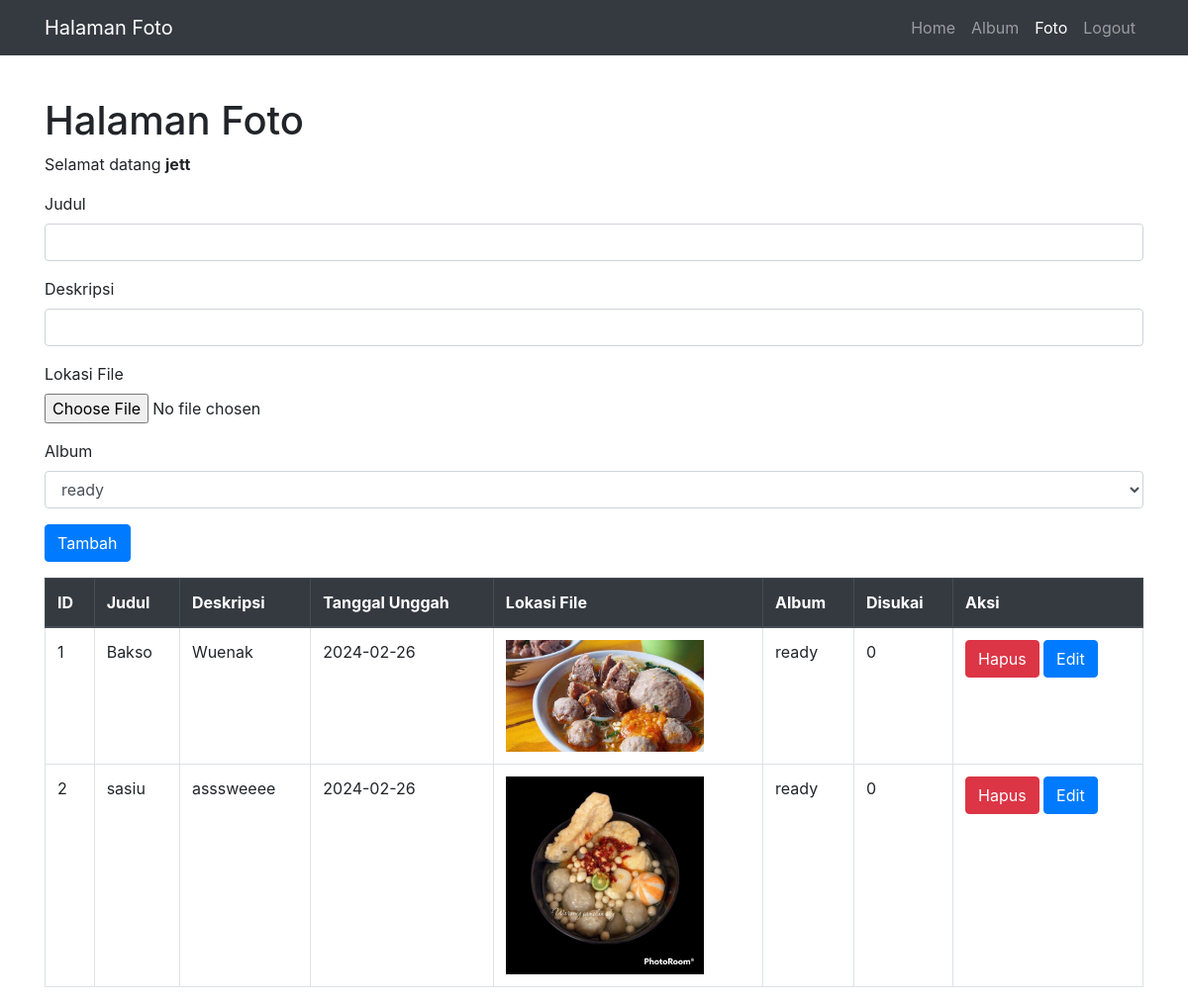
/gallery-master/foto.php (signed in), run on the app's committed database.
### tables this page shows
CREATE TABLE `foto` (
  `fotoid` int(11) NOT NULL,
  `judulfoto` varchar(255) NOT NULL,
  `deskripsifoto` text NOT NULL,
  `tanggalunggah` date NOT NULL,
  `lokasifile` varchar(255) NOT NULL,
  `albumid` int(11) NOT NULL,
  `userid` int(11) NOT NULL
);

CREATE TABLE `album` (
  `albumid` int(11) NOT NULL,
  `namaalbum` varchar(255) NOT NULL,
  `deskripsi` text NOT NULL,
  `tanggaldibuat` date NOT NULL,
  `userid` int(11) NOT NULL
);

### gallery-master/foto.php (the view, shortened to what this page needs)
<!DOCTYPE html>
<html lang="en">
<head>
    <link href="https://stackpath.bootstrapcdn.com/bootstrap/4.5.2/css/bootstrap.min.css" rel="stylesheet">
</head>
<body>
    <nav class="navbar navbar-expand-lg navbar-dark bg-dark fixed-top">
        <div class="container">
            <a class="navbar-brand" href="#">Halaman Foto</a>
            <div class="collapse navbar-collapse" id="navbarNav">
                <ul class="navbar-nav ml-auto">
                    <li class="nav-item">
                        <a class="nav-link" href="index.php">Home</a>
                    </li>
                    <li class="nav-item">
                        <a class="nav-link" href="album.php">Album</a>
                    </li>
                    <li class="nav-item active">
                        <a class="nav-link" href="foto.php">Foto</a>
                    </li>
                    <li class="nav-item">
                        <a class="nav-link" href="logout.php">Logout</a>
                    </li>
                </ul>
            </div>
        </div>
    </nav>
    <div class="container mt-5">
        <h1>Halaman Foto</h1>
        <p>Selamat datang <b><?=$_SESSION['namalengkap']?></b></p>
        <form action="tambah_foto.php" method="post" enctype="multipart/form-data" class="mb-3">
            <div class="form-group">
                <label for="judulfoto">Judul</label>
                <input type="text" class="form-control" id="judulfoto" name="judulfoto">
            </div>
            <div class="form-group">
                <label for="deskripsifoto">Deskripsi</label>
                <input type="text" class="form-control" id="deskripsifoto" name="deskripsifoto">
            </div>
            <div class="form-group">
                <label for="lokasifile">Lokasi File</label>
                <input type="file" class="form-control-file" id="lokasifile" name="lokasifile">
            </div>
            <div class="form-group">
                <label for="albumid">Album</label>
                <select class="form-control" id="albumid" name="albumid">
                    <?php
                        include "koneksi.php";
                        $userid = $_SESSION['userid'];
                        $sql = mysqli_query($conn, "select * from album where userid='$userid'");
                        while ($data = mysqli_fetch_array($sql)) {
                    ?>
                            <option value="<?=$data['albumid']?>"><?=$data['namaalbum']?></option>
                    <?php
                        }
                    ?>
                </select>
            </div>
            <button type="submit" class="btn btn-primary">Tambah</button>
        </form>
        <table class="table table-bordered">
            <thead class="thead-dark">
                <tr>
                    <th>ID</th>
                    <th>Judul</th>
                    <th>Deskripsi</th>
                    <th>Tanggal Unggah</th>
                    <th>Lokasi File</th>
                    <th>Album</th>
                    <th>Disukai</th>
                    <th>Aksi</th>
                </tr>
            </thead>
            <tbody>
                <?php
                    include "koneksi.php";
                    $userid = $_SESSION['userid'];
                    $sql = mysqli_query($conn, "select * from foto,album where foto.userid='$userid' and foto.albumid=album.albumid");
                    $nomor = 1;
                    while ($data = mysqli_fetch_array($sql)) {
                ?>
                        <tr>
                            <td><?=$nomor++?></td>
                            <td><?=$data['judulfoto']?></td>
                            <td><?=$data['deskripsifoto']?></td>
                            <td><?=$data['tanggalunggah']?></td>
                            <td>
                                <img src="gambar/<?=$data['lokasifile']?>" width="200px">
                            </td>
                            <td><?=$data['namaalbum']?></td>
                            <td>
                                <?php
                                    $fotoid = $data['fotoid'];
                                    $sql2 = mysqli_query($conn, "select * from likefoto where fotoid='$fotoid'");
                                    echo mysqli_num_rows($sql2);
                                ?>
                            </td>
                            <td>
                                <a href="hapus_foto.php?fotoid=<?=$data['fotoid']?>" class="btn btn-danger">Hapus</a>
                                <a href="edit_foto.php?fotoid=<?=$data['fotoid']?>" class="btn btn-primary">Edit</a>
                            </td>
                        </tr>
                <?php
                    }
                ?>
            </tbody>
        </table>
    </div>
</body>
</html>

### gallery-master/foto.php (style rules this page uses)
body { padding-top: 50px; }

### data on the page
foto: judulfoto "Bakso", deskripsifoto "Wuenak", tanggalunggah "2024-02-26", lokasifile (picture), albumid.namaalbum "ready", mysqli_num_rows($sql2) "0"
foto: judulfoto "sasiu", deskripsifoto "asssweeee", tanggalunggah "2024-02-26", lokasifile (picture), albumid.namaalbum "ready", mysqli_num_rows($sql2) "0"

### other printed values
$_SESSION['namalengkap'] "jett"
form field albumid "ready"
